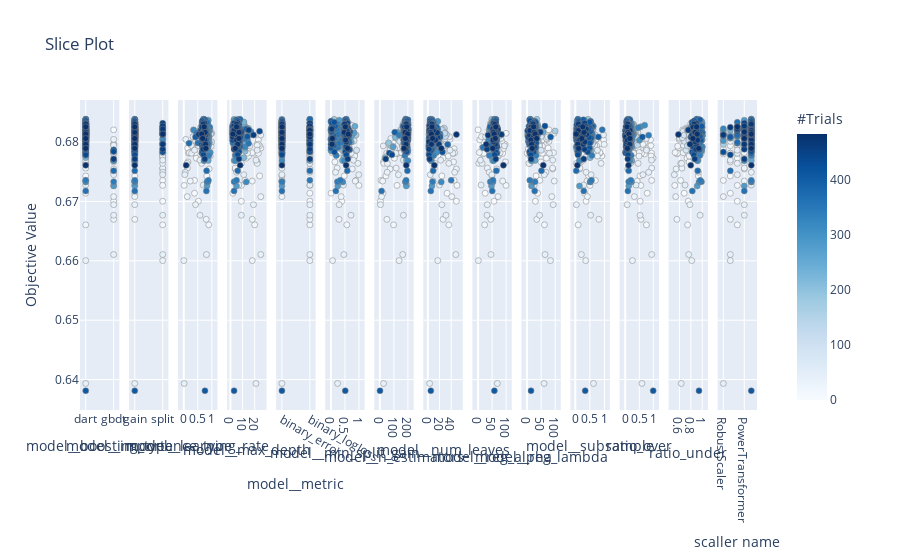

The notebook cell this image was saved under:
### Code cell
# Visualize individual hyperparameters as slice plot.
optuna.visualization.plot_slice(study)

### Figure 1 — Plotly figure (JSON) as saved in the notebook; plotly's stock layout.template omitted (floating-point values rounded to 4 significant figures; data arrays with more than 128 entries replaced by an {"elided": "..."} marker saying what was removed)
{"data": [{"marker": {"color": {"elided": "485 int values"}, "colorbar": {"title": {"text": "#Trials"}, "x": 1, "xpad": 40, "y": 0.5}, "colorscale": [[0, "rgb(247,251,255)"], [0.125, "rgb(222,235,247)"], [0.25, "rgb(198,219,239)"], [0.375, "rgb(158,202,225)"], [0.5, "rgb(107,174,214)"], [0.625, "rgb(66,146,198)"], [0.75, "rgb(33,113,181)"], [0.875, "rgb(8,81,156)"], [1, "rgb(8,48,107)"]], "line": {"color": "Grey", "width": 0.5}, "showscale": true}, "mode": "markers", "showlegend": false, "type": "scatter", "x": {"elided": "485 str values"}, "xaxis": "x", "y": {"elided": "485 float values"}, "yaxis": "y"}, {"marker": {"color": {"elided": "485 int values"}, "colorbar": {"title": {"text": "#Trials"}, "x": 1, "xpad": 40}, "colorscale": [[0, "rgb(247,251,255)"], [0.125, "rgb(222,235,247)"], [0.25, "rgb(198,219,239)"], [0.375, "rgb(158,202,225)"], [0.5, "rgb(107,174,214)"], [0.625, "rgb(66,146,198)"], [0.75, "rgb(33,113,181)"], [0.875, "rgb(8,81,156)"], [1, "rgb(8,48,107)"]], "line": {"color": "Grey", "width": 0.5}, "showscale": false}, "mode": "markers", "showlegend": false, "type": "scatter", "x": {"elided": "485 str values"}, "xaxis": "x2", "y": {"elided": "485 float values"}, "yaxis": "y2"}, {"marker": {"color": {"elided": "485 int values"}, "colorbar": {"title": {"text": "#Trials"}, "x": 1, "xpad": 40}, "colorscale": [[0, "rgb(247,251,255)"], [0.125, "rgb(222,235,247)"], [0.25, "rgb(198,219,239)"], [0.375, "rgb(158,202,225)"], [0.5, "rgb(107,174,214)"], [0.625, "rgb(66,146,198)"], [0.75, "rgb(33,113,181)"], [0.875, "rgb(8,81,156)"], [1, "rgb(8,48,107)"]], "line": {"color": "Grey", "width": 0.5}, "showscale": false}, "mode": "markers", "showlegend": false, "type": "scatter", "x": {"elided": "485 float values"}, "xaxis": "x3", "y": {"elided": "485 float values"}, "yaxis": "y3"}, {"marker": {"color": {"elided": "485 int values"}, "colorbar": {"title": {"text": "#Trials"}, "x": 1, "xpad": 40}, "colorscale": [[0, "rgb(247,251,255)"], [0.125, "rgb(222,235,247)"], [0.25, "rgb(198,219,239)"], [0.375, "rgb(158,202,225)"], [0.5, "rgb(107,174,214)"], [0.625, "rgb(66,146,198)"], [0.75, "rgb(33,113,181)"], [0.875, "rgb(8,81,156)"], [1, "rgb(8,48,107)"]], "line": {"color": "Grey", "width": 0.5}, "showscale": false}, "mode": "markers", "showlegend": false, "type": "scatter", "x": {"elided": "485 int values"}, "xaxis": "x4", "y": {"elided": "485 float values"}, "yaxis": "y4"}, {"marker": {"color": {"elided": "485 int values"}, "colorbar": {"title": {"text": "#Trials"}, "x": 1, "xpad": 40}, "colorscale": [[0, "rgb(247,251,255)"], [0.125, "rgb(222,235,247)"], [0.25, "rgb(198,219,239)"], [0.375, "rgb(158,202,225)"], [0.5, "rgb(107,174,214)"], [0.625, "rgb(66,146,198)"], [0.75, "rgb(33,113,181)"], [0.875, "rgb(8,81,156)"], [1, "rgb(8,48,107)"]], "line": {"color": "Grey", "width": 0.5}, "showscale": false}, "mode": "markers", "showlegend": false, "type": "scatter", "x": {"elided": "485 str values"}, "xaxis": "x5", "y": {"elided": "485 float values"}, "yaxis": "y5"}, {"marker": {"color": {"elided": "485 int values"}, "colorbar": {"title": {"text": "#Trials"}, "x": 1, "xpad": 40}, "colorscale": [[0, "rgb(247,251,255)"], [0.125, "rgb(222,235,247)"], [0.25, "rgb(198,219,239)"], [0.375, "rgb(158,202,225)"], [0.5, "rgb(107,174,214)"], [0.625, "rgb(66,146,198)"], [0.75, "rgb(33,113,181)"], [0.875, "rgb(8,81,156)"], [1, "rgb(8,48,107)"]], "line": {"color": "Grey", "width": 0.5}, "showscale": false}, "mode": "markers", "showlegend": false, "type": "scatter", "x": {"elided": "485 float values"}, "xaxis": "x6", "y": {"elided": "485 float values"}, "yaxis": "y6"}, {"marker": {"color": {"elided": "485 int values"}, "colorbar": {"title": {"text": "#Trials"}, "x": 1, "xpad": 40}, "colorscale": [[0, "rgb(247,251,255)"], [0.125, "rgb(222,235,247)"], [0.25, "rgb(198,219,239)"], [0.375, "rgb(158,202,225)"], [0.5, "rgb(107,174,214)"], [0.625, "rgb(66,146,198)"], [0.75, "rgb(33,113,181)"], [0.875, "rgb(8,81,156)"], [1, "rgb(8,48,107)"]], "line": {"color": "Grey", "width": 0.5}, "showscale": false}, "mode": "markers", "showlegend": false, "type": "scatter", "x": {"elided": "485 int values"}, "xaxis": "x7", "y": {"elided": "485 float values"}, "yaxis": "y7"}, {"marker": {"color": {"elided": "485 int values"}, "colorbar": {"title": {"text": "#Trials"}, "x": 1, "xpad": 40}, "colorscale": [[0, "rgb(247,251,255)"], [0.125, "rgb(222,235,247)"], [0.25, "rgb(198,219,239)"], [0.375, "rgb(158,202,225)"], [0.5, "rgb(107,174,214)"], [0.625, "rgb(66,146,198)"], [0.75, "rgb(33,113,181)"], [0.875, "rgb(8,81,156)"], [1, "rgb(8,48,107)"]], "line": {"color": "Grey", "width": 0.5}, "showscale": false}, "mode": "markers", "showlegend": false, "type": "scatter", "x": {"elided": "485 int values"}, "xaxis": "x8", "y": {"elided": "485 float values"}, "yaxis": "y8"}, {"marker": {"color": {"elided": "485 int values"}, "colorbar": {"title": {"text": "#Trials"}, "x": 1, "xpad": 40}, "colorscale": [[0, "rgb(247,251,255)"], [0.125, "rgb(222,235,247)"], [0.25, "rgb(198,219,239)"], [0.375, "rgb(158,202,225)"], [0.5, "rgb(107,174,214)"], [0.625, "rgb(66,146,198)"], [0.75, "rgb(33,113,181)"], [0.875, "rgb(8,81,156)"], [1, "rgb(8,48,107)"]], "line": {"color": "Grey", "width": 0.5}, "showscale": false}, "mode": "markers", "showlegend": false, "type": "scatter", "x": {"elided": "485 float values"}, "xaxis": "x9", "y": {"elided": "485 float values"}, "yaxis": "y9"}, {"marker": {"color": {"elided": "485 int values"}, "colorbar": {"title": {"text": "#Trials"}, "x": 1, "xpad": 40}, "colorscale": [[0, "rgb(247,251,255)"], [0.125, "rgb(222,235,247)"], [0.25, "rgb(198,219,239)"], [0.375, "rgb(158,202,225)"], [0.5, "rgb(107,174,214)"], [0.625, "rgb(66,146,198)"], [0.75, "rgb(33,113,181)"], [0.875, "rgb(8,81,156)"], [1, "rgb(8,48,107)"]], "line": {"color": "Grey", "width": 0.5}, "showscale": false}, "mode": "markers", "showlegend": false, "type": "scatter", "x": {"elided": "485 float values"}, "xaxis": "x10", "y": {"elided": "485 float values"}, "yaxis": "y10"}, {"marker": {"color": {"elided": "485 int values"}, "colorbar": {"title": {"text": "#Trials"}, "x": 1, "xpad": 40}, "colorscale": [[0, "rgb(247,251,255)"], [0.125, "rgb(222,235,247)"], [0.25, "rgb(198,219,239)"], [0.375, "rgb(158,202,225)"], [0.5, "rgb(107,174,214)"], [0.625, "rgb(66,146,198)"], [0.75, "rgb(33,113,181)"], [0.875, "rgb(8,81,156)"], [1, "rgb(8,48,107)"]], "line": {"color": "Grey", "width": 0.5}, "showscale": false}, "mode": "markers", "showlegend": false, "type": "scatter", "x": {"elided": "485 float values"}, "xaxis": "x11", "y": {"elided": "485 float values"}, "yaxis": "y11"}, {"marker": {"color": {"elided": "485 int values"}, "colorbar": {"title": {"text": "#Trials"}, "x": 1, "xpad": 40}, "colorscale": [[0, "rgb(247,251,255)"], [0.125, "rgb(222,235,247)"], [0.25, "rgb(198,219,239)"], [0.375, "rgb(158,202,225)"], [0.5, "rgb(107,174,214)"], [0.625, "rgb(66,146,198)"], [0.75, "rgb(33,113,181)"], [0.875, "rgb(8,81,156)"], [1, "rgb(8,48,107)"]], "line": {"color": "Grey", "width": 0.5}, "showscale": false}, "mode": "markers", "showlegend": false, "type": "scatter", "x": {"elided": "485 float values"}, "xaxis": "x12", "y": {"elided": "485 float values"}, "yaxis": "y12"}, {"marker": {"color": {"elided": "485 int values"}, "colorbar": {"title": {"text": "#Trials"}, "x": 1, "xpad": 40}, "colorscale": [[0, "rgb(247,251,255)"], [0.125, "rgb(222,235,247)"], [0.25, "rgb(198,219,239)"], [0.375, "rgb(158,202,225)"], [0.5, "rgb(107,174,214)"], [0.625, "rgb(66,146,198)"], [0.75, "rgb(33,113,181)"], [0.875, "rgb(8,81,156)"], [1, "rgb(8,48,107)"]], "line": {"color": "Grey", "width": 0.5}, "showscale": false}, "mode": "markers", "showlegend": false, "type": "scatter", "x": {"elided": "485 float values"}, "xaxis": "x13", "y": {"elided": "485 float values"}, "yaxis": "y13"}, {"marker": {"color": {"elided": "485 int values"}, "colorbar": {"title": {"text": "#Trials"}, "x": 1, "xpad": 40}, "colorscale": [[0, "rgb(247,251,255)"], [0.125, "rgb(222,235,247)"], [0.25, "rgb(198,219,239)"], [0.375, "rgb(158,202,225)"], [0.5, "rgb(107,174,214)"], [0.625, "rgb(66,146,198)"], [0.75, "rgb(33,113,181)"], [0.875, "rgb(8,81,156)"], [1, "rgb(8,48,107)"]], "line": {"color": "Grey", "width": 0.5}, "showscale": false}, "mode": "markers", "showlegend": false, "type": "scatter", "x": {"elided": "485 str values"}, "xaxis": "x14", "y": {"elided": "485 float values"}, "yaxis": "y14"}], "layout": {"autosize": true, "title": {"text": "Slice Plot"}, "xaxis": {"anchor": "y", "autorange": true, "domain": [0, 0.05816], "range": [-0.3168, 1.317], "title": {"text": "model__boosting_type"}, "type": "category"}, "xaxis10": {"anchor": "y10", "autorange": true, "domain": [0.652, 0.7102], "range": [-31.25, 131.0], "title": {"text": "model__reg_lambda"}, "type": "linear"}, "xaxis11": {"anchor": "y11", "autorange": true, "domain": [0.7245, 0.7827], "range": [-0.2737, 1.293], "title": {"text": "model__subsample"}, "type": "linear"}, "xaxis12": {"anchor": "y12", "autorange": true, "domain": [0.7969, 0.8551], "range": [-0.3144, 1.311], "title": {"text": "ratio_over"}, "type": "linear"}, "xaxis13": {"anchor": "y13", "autorange": true, "domain": [0.8694, 0.9276], "range": [0.3547, 1.155], "title": {"text": "ratio_under"}, "type": "linear"}, "xaxis14": {"anchor": "y14", "autorange": true, "domain": [0.9418, 1], "range": [-1.267, 5.267], "title": {"text": "scaller name"}, "type": "category"}, "xaxis2": {"anchor": "y2", "autorange": true, "domain": [0.07245, 0.1306], "range": [-0.3168, 1.317], "title": {"text": "model__importance_type"}, "type": "category"}, "xaxis3": {"anchor": "y3", "autorange": true, "domain": [0.1449, 0.2031], "range": [-0.3119, 1.311], "title": {"text": "model__learning_rate"}, "type": "linear"}, "xaxis4": {"anchor": "y4", "autorange": true, "domain": [0.2173, 0.2755], "range": [-5.286, 32.29], "title": {"text": "model__max_depth"}, "type": "linear"}, "xaxis5": {"anchor": "y5", "autorange": true, "domain": [0.2898, 0.348], "range": [-0.3168, 1.317], "title": {"text": "model__metric"}, "type": "category"}, "xaxis6": {"anchor": "y6", "autorange": true, "domain": [0.3622, 0.4204], "range": [-0.3159, 1.314], "title": {"text": "model__min_split_gain"}, "type": "linear"}, "xaxis7": {"anchor": "y7", "autorange": true, "domain": [0.4347, 0.4929], "range": [-62.04, 263.0], "title": {"text": "model__n_estimators"}, "type": "linear"}, "xaxis8": {"anchor": "y8", "autorange": true, "domain": [0.5071, 0.5653], "range": [-13.2, 65.2], "title": {"text": "model__num_leaves"}, "type": "linear"}, "xaxis9": {"anchor": "y9", "autorange": true, "domain": [0.5796, 0.6378], "range": [-31.56, 131.4], "title": {"text": "model__reg_alpha"}, "type": "linear"}, "yaxis": {"anchor": "x", "autorange": true, "domain": [0, 1], "range": [0.6331, 0.6889], "title": {"text": "Objective Value"}, "type": "linear"}, "yaxis10": {"anchor": "x10", "autorange": true, "domain": [0, 1], "matches": "y", "range": [0.6331, 0.6889], "showticklabels": false, "type": "linear"}, "yaxis11": {"anchor": "x11", "autorange": true, "domain": [0, 1], "matches": "y", "range": [0.6331, 0.6889], "showticklabels": false, "type": "linear"}, "yaxis12": {"anchor": "x12", "autorange": true, "domain": [0, 1], "matches": "y", "range": [0.6331, 0.6889], "showticklabels": false, "type": "linear"}, "yaxis13": {"anchor": "x13", "autorange": true, "domain": [0, 1], "matches": "y", "range": [0.6331, 0.6889], "showticklabels": false, "type": "linear"}, "yaxis14": {"anchor": "x14", "autorange": true, "domain": [0, 1], "matches": "y", "range": [0.6331, 0.6889], "showticklabels": false, "type": "linear"}, "yaxis2": {"anchor": "x2", "autorange": true, "domain": [0, 1], "matches": "y", "range": [0.6331, 0.6889], "showticklabels": false, "type": "linear"}, "yaxis3": {"anchor": "x3", "autorange": true, "domain": [0, 1], "matches": "y", "range": [0.6331, 0.6889], "showticklabels": false, "type": "linear"}, "yaxis4": {"anchor": "x4", "autorange": true, "domain": [0, 1], "matches": "y", "range": [0.6331, 0.6889], "showticklabels": false, "type": "linear"}, "yaxis5": {"anchor": "x5", "autorange": true, "domain": [0, 1], "matches": "y", "range": [0.6331, 0.6889], "showticklabels": false, "type": "linear"}, "yaxis6": {"anchor": "x6", "autorange": true, "domain": [0, 1], "matches": "y", "range": [0.6331, 0.6889], "showticklabels": false, "type": "linear"}, "yaxis7": {"anchor": "x7", "autorange": true, "domain": [0, 1], "matches": "y", "range": [0.6331, 0.6889], "showticklabels": false, "type": "linear"}, "yaxis8": {"anchor": "x8", "autorange": true, "domain": [0, 1], "matches": "y", "range": [0.6331, 0.6889], "showticklabels": false, "type": "linear"}, "yaxis9": {"anchor": "x9", "autorange": true, "domain": [0, 1], "matches": "y", "range": [0.6331, 0.6889], "showticklabels": false, "type": "linear"}}}
